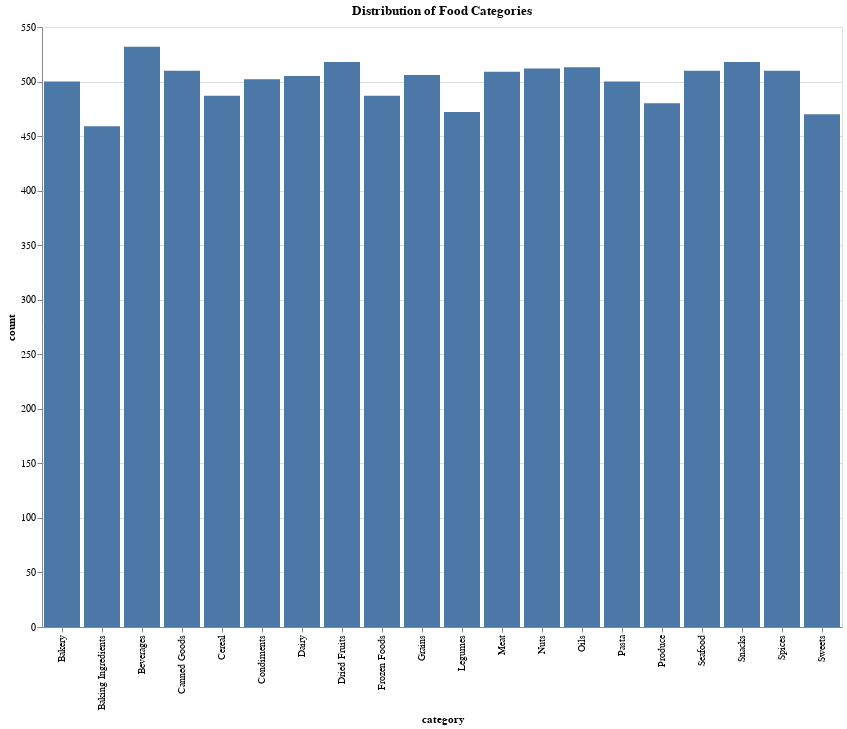

Write notebook code for a chart like this one.
### Markdown cell above
Here are 12 data visualization ideas using `Altair` and `Pandas`, including 2 advanced visualizations that incorporate histograms and cumulative histograms:

### 1. **Bar Plot of Food Categories**
   - **Objective**: Show the distribution of different food categories.
   - **Visualization**: A bar plot where the x-axis represents food categories, and the y-axis represents the count of items in each category.
   - **Code**:

### Code cell
import altair as alt
import pandas as pd

# Assuming df is your DataFrame
category_counts = df['category'].value_counts().reset_index()
category_counts.columns = ['category', 'count']

alt.Chart(category_counts).mark_bar().encode(
    x='category',
    y='count',
).properties(
    title='Distribution of Food Categories',
    width=800,  # Set the width
    height=600
)  # Set the height)

### Figure 1 — Vega-Lite specification as saved in the notebook (floating-point values rounded to 4 significant figures)
{"config": {"view": {"continuousWidth": 400, "continuousHeight": 300}}, "data": {"name": "data-0d012c7e496a247034131145f70687c2"}, "mark": "bar", "encoding": {"x": {"field": "category", "type": "nominal"}, "y": {"field": "count", "type": "quantitative"}}, "height": 600, "title": "Distribution of Food Categories", "width": 800, "$schema": "https://vega.github.io/schema/vega-lite/v4.17.0.json", "datasets": {"data-0d012c7e496a247034131145f70687c2": [{"category": "Beverages", "count": 532}, {"category": "Snacks", "count": 518}, {"category": "Dried Fruits", "count": 518}, {"category": "Oils", "count": 513}, {"category": "Nuts", "count": 512}, {"category": "Seafood", "count": 510}, {"category": "Spices", "count": 510}, {"category": "Canned Goods", "count": 510}, {"category": "Meat", "count": 509}, {"category": "Grains", "count": 506}, {"category": "Dairy", "count": 505}, {"category": "Condiments", "count": 502}, {"category": "Pasta", "count": 500}, {"category": "Bakery", "count": 500}, {"category": "Cereal", "count": 487}, {"category": "Frozen Foods", "count": 487}, {"category": "Produce", "count": 480}, {"category": "Legumes", "count": 472}, {"category": "Sweets", "count": 470}, {"category": "Baking Ingredients", "count": 459}]}}
